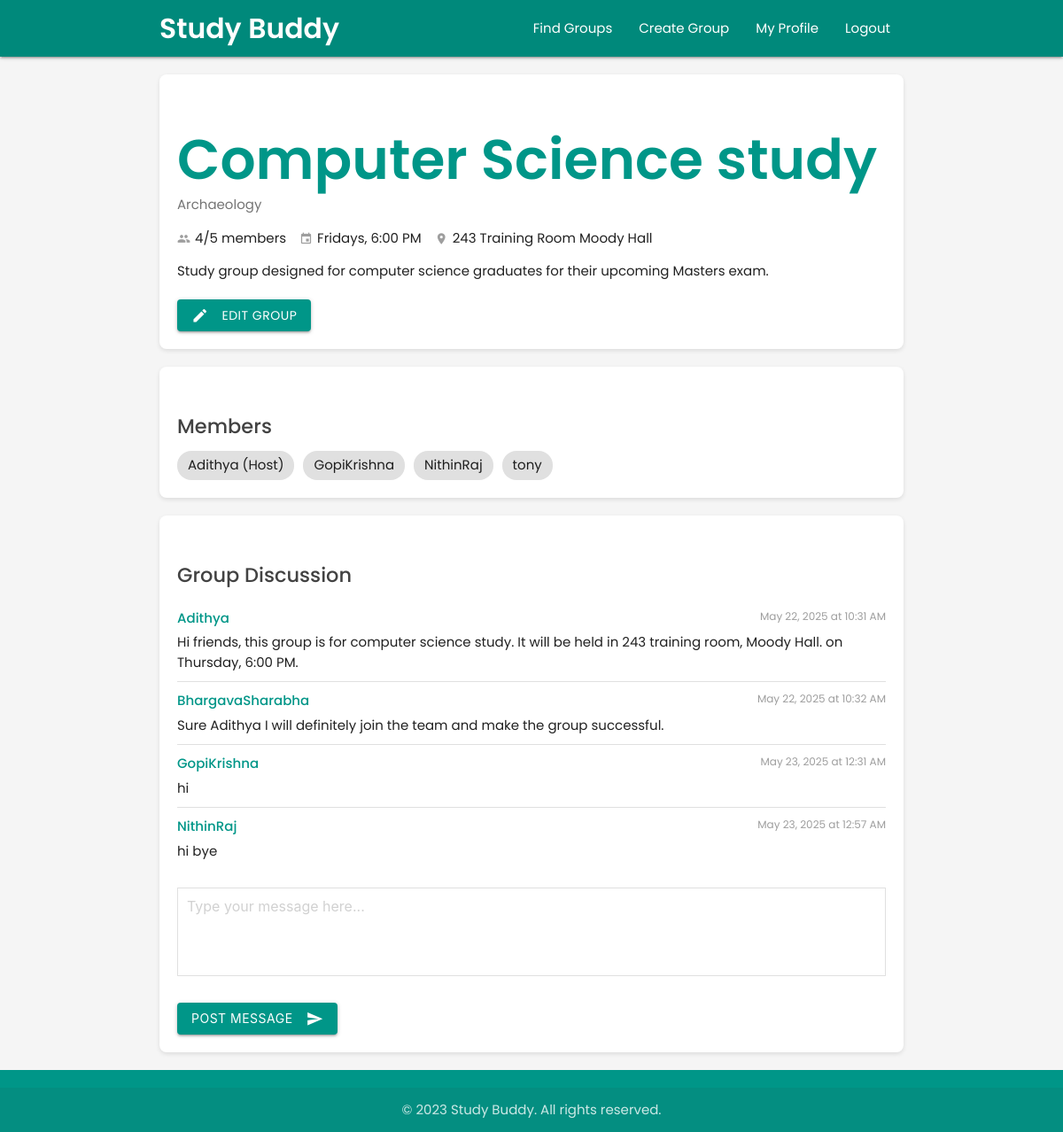
The page /dashboard/group_details/2/computer-science-study (signed in) on the database as committed earlier.
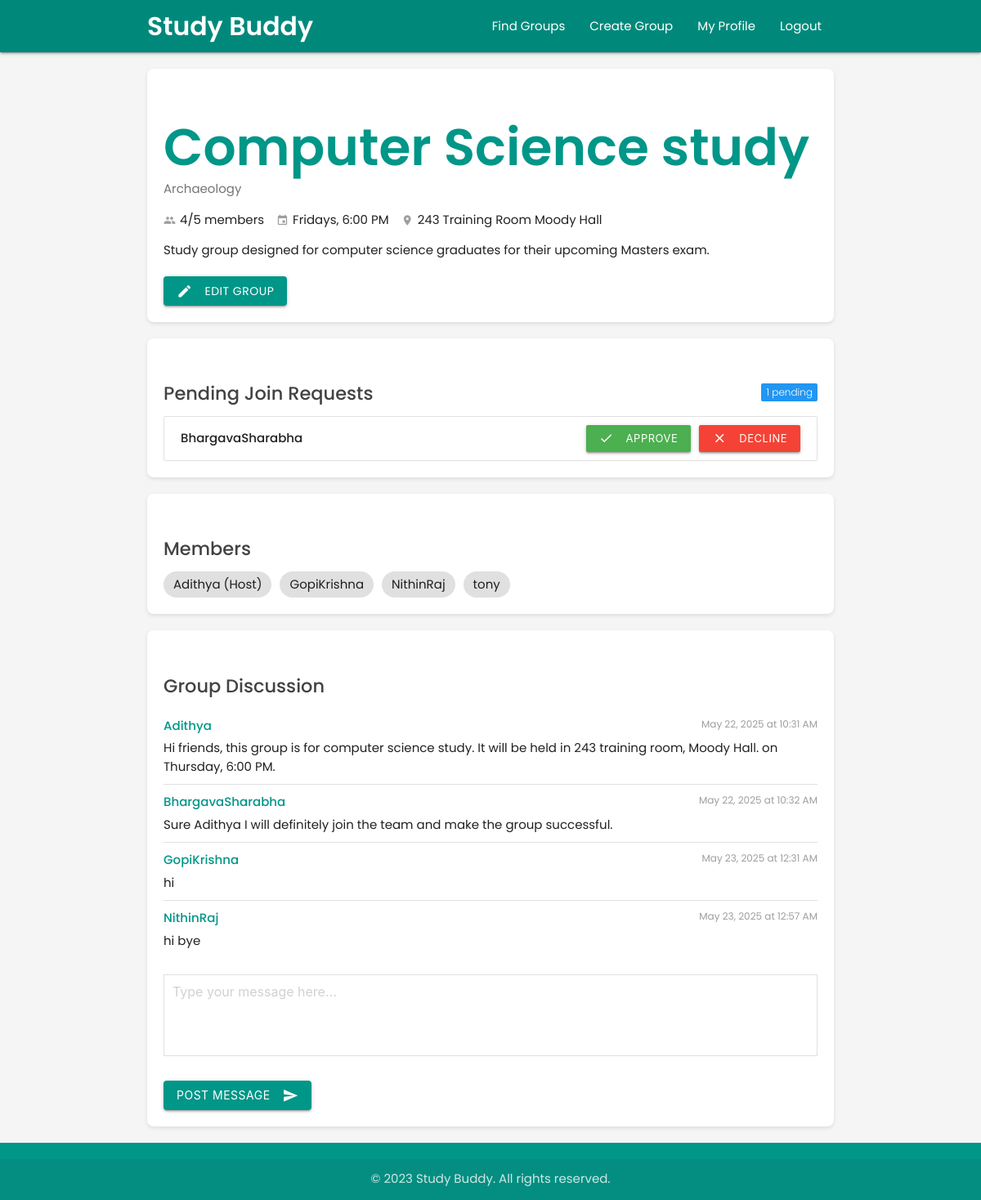
The same page on the database as committed later.
### userDashboard/models.py (models this page shows, shortened)
class GroupMembership(models.Model):
    user = models.ForeignKey(settings.AUTH_USER_MODEL, on_delete=models.CASCADE)
    group = models.ForeignKey(StudyGroup, on_delete=models.CASCADE)
    date_joined = models.DateTimeField(auto_now_add=True)
    is_active = models.BooleanField(default=True)
    class Meta:
        unique_together = ('user', 'group')

class GroupMessage(models.Model):
    group = models.ForeignKey(StudyGroup, on_delete=models.CASCADE, related_name='messages')
    user = models.ForeignKey(settings.AUTH_USER_MODEL, on_delete=models.CASCADE)
    content = models.TextField()
    timestamp = models.DateTimeField(auto_now_add=True)
    class Meta:
        ordering = ['timestamp']

class GroupJoinRequest(models.Model):
    STATUS_CHOICES = (
        ('pending', 'Pending'),
        ('approved', 'Approved'),
        ('declined', 'Declined'),
    )
    user = models.ForeignKey(settings.AUTH_USER_MODEL, on_delete=models.CASCADE, related_name='join_requests')
    group = models.ForeignKey(StudyGroup, on_delete=models.CASCADE, related_name='join_requests')
    status = models.CharField(max_length=10, choices=STATUS_CHOICES, default='pending')
    requested_at = models.DateTimeField(auto_now_add=True)
    responded_at = models.DateTimeField(null=True, blank=True)
    class Meta:
        unique_together = ('user', 'group')
        ordering = ['-requested_at']

### userAuth/models.py (models this page shows)
class CustomUser(AbstractUser):
    email = models.EmailField(unique=True)
    objects = CustomUserManager()
    EMAIL_FIELD = 'email'
    REQUIRED_FIELDS = ['email']

### userDashboard/views.py (the view, shortened to what this page needs)
# urls.py: path('group_details/<int:group_id>/<slug:slug>', views.group_details, name='group_details'),
@login_required
def group_details(request, group_id, slug):
    try:
        group = StudyGroup.objects.get(id=group_id)
        from django.utils.text import slugify
        current_slug = slugify(group.title) if group.title else 'untitled'
        if slug != current_slug:
            return redirect('group_details', group_id=group.id, slug=current_slug)
        is_member = group.members.filter(id=request.user.id).exists()
        is_host = group.host == request.user
        has_pending_request = GroupJoinRequest.objects.filter(
            user=request.user,
            group=group,
            status='pending'
        ).exists()
        pending_requests = []
        if is_host:
            pending_requests = GroupJoinRequest.objects.filter(
                group=group,
                status='pending'
            ).select_related('user')
        messages_list = group.messages.all().order_by('timestamp')
        context = {
            'group': group,
            'is_member': is_member,
            'is_host': is_host,
            'has_pending_request': has_pending_request,
            'pending_requests': pending_requests,
            'messages_list': messages_list
        }
        return render(request, 'userDashboard/group_detail.html', context)
    except StudyGroup.DoesNotExist:
        messages.error(request, "Study group not found.")
        return redirect('dashboard')

### userDashboard/models.py (called while the page is built)
    @property
    def current_member_count(self):
        return self.members.count()

### userDashboard/templates/userDashboard/group_detail.html (shortened to what the changed rows need)
<!DOCTYPE html>
<html lang="en">
<head>
  <link rel="stylesheet" href="https://cdnjs.cloudflare.com/ajax/libs/materialize/1.0.0/css/materialize.min.css">
</head>
<body>
  <main id="main-content" class="container">
    {% if group %}
    <section class="group-header">
      <h1 class="group-title">{{ group.title }}</h1>
    </section>
    {% if is_host and pending_requests %}
    <section class="requests-section">
      <h2 class="section-title">
        Pending Join Requests
        <span class="new badge blue" data-badge-caption="pending">{{ pending_requests|length }}</span>
      </h2>
      <ul class="requests-list collection">
        {% for request in pending_requests %}
        <li class="request-item collection-item">
          <span class="request-user">{{ request.user.get_full_name|default:request.user.username }}</span>
          <div class="request-actions">
            <form method="POST" action="{% url 'approve_request' request.id %}">
              <button type="submit" class="btn-small green">
                <i class="material-icons left">check</i>
                Approve
              </button>
            </form>
            <form method="POST" action="{% url 'decline_request' request.id %}">
              <button type="submit" class="btn-small red">
                <i class="material-icons left">close</i>
                Decline
              </button>
            </form>
          </div>
        </li>
        {% endfor %}
      </ul>
    </section>
    {% endif %}
    <section class="members-section">
      <h2 class="section-title">Members</h2>
      <div class="members-list">
        {% for membership in group.groupmembership_set.all %}
        <span class="member-chip">
          {{ membership.user.get_full_name|default:membership.user.username }}
          {% if membership.user == group.host %}(Host){% endif %}
        </span>
        {% endfor %}
      </div>
    </section>
    <section class="discussion-section">
      <h2 class="section-title">Group Discussion</h2>
      <div class="messages-container">
        {% if messages_list %}
          {% for message in messages_list %}
          <div class="message">
            <div class="message-header">
              <span class="message-user">{{ message.user.get_full_name|default:message.user.username }}</span>
              <span class="message-time">{{ message.timestamp|date:"F j, Y" }} at {{ message.timestamp|time:"g:i A" }}</span>
            </div>
            <p class="message-content">
              {{ message.content }}
            </p>
          </div>
          {% endfor %}
        {% else %}
          <p class="center-align">No messages yet. Be the first to post!</p>
        {% endif %}
      </div>
    </section>
    {% else %}
    <div class="card-panel">
      <p class="center-align">Study group not found. <a href="{% url 'dashboard' %}">Return to dashboard</a></p>
    </div>
    {% endif %}
  </main>
</body>
</html>

Rows that differ between the two databases and show on the page:
added GroupJoinRequest: user.get_full_name "BhargavaSharabha"
Other text that changed with them:
{{ pending_requests|length }}: (not shown) → "1"
text now shown: "Pending Join Requests"
